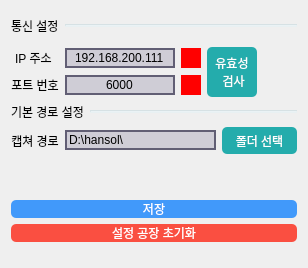
              <widget class="QWidget" name="tab_3">
               <attribute name="title">
                <string>기타 설정</string>
               </attribute>
               <layout class="QVBoxLayout" name="verticalLayout_4">
                <item>
                 <layout class="QVBoxLayout" name="verticalLayout_3">
                  <property name="bottomMargin">
                   <number>15</number>
                  </property>
                  <item>
                   <layout class="QHBoxLayout" name="horizontalLayout_4">
                    <property name="leftMargin">
                     <number>0</number>
                    </property>
                    <property name="bottomMargin">
                     <number>0</number>
                    </property>
                    <item>
                     <widget class="QLabel" name="label_5">
                      <property name="sizePolicy">
                       <sizepolicy hsizetype="Fixed" vsizetype="Fixed">
                        <horstretch>0</horstretch>
                        <verstretch>0</verstretch>
                       </sizepolicy>
                      </property>
                      <property name="minimumSize">
                       <size>
                        <width>0</width>
                        <height>30</height>
                       </size>
                      </property>
                      <property name="maximumSize">
                       <size>
                        <width>16777215</width>
                        <height>30</height>
                       </size>
                      </property>
                      <property name="styleSheet">
                       <string notr="true">font: bold 14pt &quot;Noto Sans KR Medium&quot;;</string>
                      </property>
                      <property name="text">
                       <string>통신 설정</string>
                      </property>
                     </widget>
                    </item>
                    <item>
                     <widget class="Line" name="line_2">
                      <property name="minimumSize">
                       <size>
                        <width>0</width>
                        <height>3</height>
                       </size>
                      </property>
                      <property name="maximumSize">
                       <size>
                        <width>16777215</width>
                        <height>3</height>
                       </size>
                      </property>
                      <property name="styleSheet">
                       <string notr="true">background-color:rgba(203, 244, 255, 50);</string>
                      </property>
                      <property name="orientation">
                       <enum>Qt::Horizontal</enum>
                      </property>
                     </widget>
                    </item>
                   </layout>
                  </item>
                  <item>
                   <layout class="QHBoxLayout" name="horizontalLayout_9">
                    <item>
                     <layout class="QGridLayout" name="gridLayout">
                      <item row="0" column="0">
                       <widget class="QLabel" name="label_2">
                        <property name="styleSheet">
                         <string notr="true"/>
                        </property>
                        <property name="text">
                         <string>IP 주소 </string>
                        </property>
                        <property name="alignment">
                         <set>Qt::AlignCenter</set>
                        </property>
                       </widget>
                      </item>
                      <item row="1" column="1">
                       <widget class="QLineEdit" name="LE_PORT">
                        <property name="styleSheet">
                         <string notr="true">QLineEdit{
background-color:rgba(74, 67, 112,50);
border:2px solid rgb(97, 94, 116);
}
QLineEdit:hover{
background-color:rgba(94, 87, 132,150);
border:2px solid rgb(97, 94, 116);
}</string>
                        </property>
                        <property name="text">
                         <string>6000</string>
                        </property>
                        <property name="alignment">
                         <set>Qt::AlignCenter</set>
                        </property>
                       </widget>
                      </item>
                      <item row="0" column="1">
                       <widget class="QLineEdit" name="LE_IP">
                        <property name="styleSheet">
                         <string notr="true">QLineEdit{
background-color:rgba(74, 67, 112,50);
border:2px solid rgb(97, 94, 116);
}
QLineEdit:hover{
background-color:rgba(94, 87, 132,150);
border:2px solid rgb(97, 94, 116);
}</string>
                        </property>
                        <property name="text">
                         <string>192.168.200.111</string>
                        </property>
                        <property name="alignment">
                         <set>Qt::AlignCenter</set>
                        </property>
                       </widget>
                      </item>
                      <item row="1" column="0">
                       <widget class="QLabel" name="label_3">
                        <property name="styleSheet">
                         <string notr="true"/>
                        </property>
                        <property name="text">
                         <string>포트 번호</string>
                        </property>
                        <property name="alignment">
                         <set>Qt::AlignCenter</set>
                        </property>
                       </widget>
                      </item>
                      <item row="0" column="2">
                       <widget class="QLabel" name="CHECKIP">
                        <property name="sizePolicy">
                         <sizepolicy hsizetype="Fixed" vsizetype="Fixed">
                          <horstretch>0</horstretch>
                          <verstretch>0</verstretch>
                         </sizepolicy>
                        </property>
                        <property name="minimumSize">
                         <size>
                          <width>20</width>
                          <height>20</height>
                         </size>
                        </property>
                        <property name="styleSheet">
                         <string notr="true">background-color:red;</string>
                        </property>
                        <property name="text">
                         <string/>
                        </property>
                       </widget>
                      </item>
                      <item row="1" column="2">
                       <widget class="QLabel" name="CHECKPORT">
                        <property name="sizePolicy">
                         <sizepolicy hsizetype="Fixed" vsizetype="Fixed">
                          <horstretch>0</horstretch>
                          <verstretch>0</verstretch>
                         </sizepolicy>
                        </property>
                        <property name="minimumSize">
                         <size>
                          <width>20</width>
                          <height>20</height>
                         </size>
                        </property>
                        <property name="styleSheet">
                         <string notr="true">background-color:red;</string>
                        </property>
                        <property name="text">
                         <string/>
                        </property>
                       </widget>
                      </item>
                     </layout>
                    </item>
                    <item>
                     <widget class="QPushButton" name="BTN_IP_VALID_CHECK">
                      <property name="sizePolicy">
                       <sizepolicy hsizetype="Fixed" vsizetype="Fixed">
                        <horstretch>0</horstretch>
                        <verstretch>0</verstretch>
                       </sizepolicy>
                      </property>
                      <property name="minimumSize">
                       <size>
                        <width>50</width>
                        <height>50</height>
                       </size>
                      </property>
                      <property name="styleSheet">
                       <string notr="true">QPushButton{
background-color:#24ACAC;
border-radius:5px;
font: bold 10pt &quot;Noto Sans KR&quot;;
color:white;
}
QPushButton:hover{
background-color:rgba(135, 194, 221, 100);
border-radius:5px;
font: bold 10pt &quot;Noto Sans KR&quot;;
color:white;
}
QPushButton:pressed{
background-color:rgba(135, 194, 221, 150);
border-radius:5px;
font: bold 10pt &quot;Noto Sans KR&quot;;
color:white;
}</string>
                      </property>
                      <property name="text">
                       <string>유효성
 검사</string>
                      </property>
                     </widget>
                    </item>
                    <item>
                     <spacer name="horizontalSpacer_2">
                      <property name="orientation">
                       <enum>Qt::Horizontal</enum>
                      </property>
                      <property name="sizeHint" stdset="0">
                       <size>
                        <width>40</width>
                        <height>20</height>
                       </size>
                      </property>
                     </spacer>
                    </item>
                   </layout>
                  </item>
                  <item>
                   <layout class="QHBoxLayout" name="horizontalLayout_5">
                    <item>
                     <widget class="QLabel" name="label_6">
                      <property name="sizePolicy">
                       <sizepolicy hsizetype="Fixed" vsizetype="Preferred">
                        <horstretch>0</horstretch>
                        <verstretch>0</verstretch>
                       </sizepolicy>
                      </property>
                      <property name="styleSheet">
                       <string notr="true">font: bold 14pt &quot;Noto Sans KR Medium&quot;;</string>
                      </property>
                      <property name="text">
                       <string>기본 경로 설정</string>
                      </property>
                     </widget>
                    </item>
                    <item>
                     <widget class="Line" name="line_3">
                      <property name="styleSheet">
                       <string notr="true">background-color:rgba(203, 244, 255, 50);</string>
                      </property>
                      <property name="orientation">
                       <enum>Qt::Horizontal</enum>
                      </property>
                     </widget>
                    </item>
                   </layout>
                  </item>
                  <item>
                   <layout class="QHBoxLayout" name="horizontalLayout_10">
                    <item>
                     <widget class="QLabel" name="label_4">
                      <property name="styleSheet">
                       <string notr="true"/>
                      </property>
                      <property name="text">
                       <string>캡쳐 경로</string>
                      </property>
                      <property name="alignment">
                       <set>Qt::AlignCenter</set>
                      </property>
                     </widget>
                    </item>
                    <item>
                     <widget class="QLineEdit" name="LE_CAPTURE_DIRECTORY">
                      <property name="styleSheet">
                       <string notr="true">QLineEdit{
background-color:rgba(74, 67, 112,50);
border:2px solid rgb(97, 94, 116);
}
QLineEdit:hover{
background-color:rgba(94, 87, 132,150);
border:2px solid rgb(97, 94, 116);
}</string>
                      </property>
                      <property name="text">
                       <string>D:\hansol\</string>
                      </property>
                      <property name="alignment">
                       <set>Qt::AlignLeading|Qt::AlignLeft|Qt::AlignVCenter</set>
                      </property>
                     </widget>
                    </item>
                    <item>
                     <widget class="QPushButton" name="BTN_CAPTURE_FOLDER">
                      <property name="sizePolicy">
                       <sizepolicy hsizetype="Fixed" vsizetype="Fixed">
                        <horstretch>0</horstretch>
                        <verstretch>0</verstretch>
                       </sizepolicy>
                      </property>
                      <property name="minimumSize">
                       <size>
                        <width>75</width>
                        <height>27</height>
                       </size>
                      </property>
                      <property name="styleSheet">
                       <string notr="true">QPushButton{
background-color:#24ACAC;
border-radius:5px;
font: bold 10pt &quot;Noto Sans KR&quot;;
color:white;
}
QPushButton:hover{
background-color:rgba(135, 194, 221, 100);
border-radius:5px;
font: bold 10pt &quot;Noto Sans KR&quot;;
color:white;
}
QPushButton:pressed{
background-color:rgba(135, 194, 221, 150);
border-radius:5px;
font: bold 10pt &quot;Noto Sans KR&quot;;
color:white;
}</string>
                      </property>
                      <property name="text">
                       <string>폴더 선택</string>
                      </property>
                     </widget>
                    </item>
                   </layout>
                  </item>
                  <item>
                   <spacer name="verticalSpacer">
                    <property name="orientation">
                     <enum>Qt::Vertical</enum>
                    </property>
                    <property name="sizeHint" stdset="0">
                     <size>
                      <width>20</width>
                      <height>40</height>
                     </size>
                    </property>
                   </spacer>
                  </item>
                  <item>
                   <widget class="QPushButton" name="BTN_SETTING_SAVE">
                    <property name="styleSheet">
                     <string notr="true">QPushButton{
background-color:#4199FA;
border-radius:5px;
font: bold 13pt &quot;Noto Sans KR&quot;;
color:white;
}
QPushButton:hover{
background-color:rgba(164, 224, 250,100);
}
QPushButton:pressed{
background-color:rgba(164, 224, 250,150);
}</string>
                    </property>
                    <property name="text">
                     <string>저장</string>
                    </property>
                   </widget>
                  </item>
                  <item>
                   <widget class="QPushButton" name="BTN_INIT_SETTING">
                    <property name="styleSheet">
                     <string notr="true">QPushButton{
background-color:#FA4F41;
border-radius:5px;
font: bold 13pt &quot;Noto Sans KR&quot;;
color:white;
}
QPushButton:hover{
background-color:rgba(250, 155, 155,100);



}
QPushButton:pressed{
background-color:rgba(250, 155, 155,150);

}</string>
                    </property>
                    <property name="text">
                     <string>설정 공장 초기화</string>
                    </property>
                   </widget>
                  </item>
                 </layout>
                </item>
               </layout>
              </widget>
